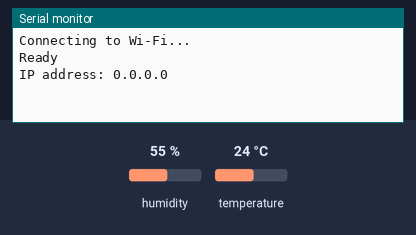
Recording of a sketch running on a simulated ESP8266 (NodeMCU). Parts: the last lines printed to the serial monitor. The inputs (shaded band) are chosen by the test bench; at power-on: humidity 55 %, temperature 24 °C. WiFi joins after 1.5 s; servers stay silent unless stated; no MQTT or app messages arrive unless stated.

Above: at 1.2 s.
1.3 s: humidity set to 22 %
At 2.5 s:
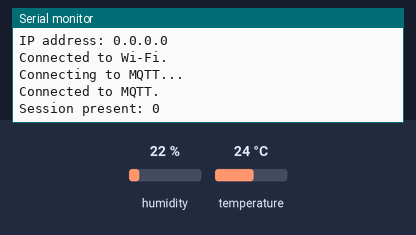
3.0 s: temperature set to 12 °C
At 11.1 s:
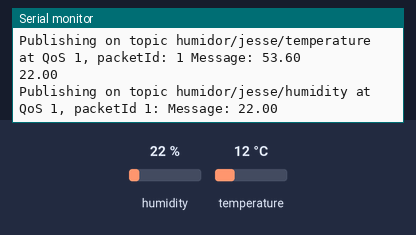

Measured:
- after the input at 3.0 s, the serial monitor: prints a new line after 7.0 s (image 2)

The sketch:

8266.web.mqtt.ota.ino
```cpp
// Import required libraries
#include <Arduino.h>
#include <ESP8266WiFi.h>
#include <Hash.h>
#include <ESPAsyncTCP.h>
#include <ESPAsyncWebServer.h>
#include <Adafruit_Sensor.h>
#include <DHT.h>
#include <Ticker.h>
#include <AsyncMqttClient.h>
#include <ArduinoOTA.h>

// Var + Const Gobal
const char* ssid = "UAC-AP-Pro_2"; // SSID
const char* password = "Blackwell1!"; //PASSWORD
const long interval = 10000; // Updates DHT readings every 10 seconds

#define DHTPIN 5     // Digital pin connected to the DHT sensor
#define DHTTYPE    DHT11     // DHT 11

DHT dht(DHTPIN, DHTTYPE); //combine dhtpin + dhttype

float t = 0.0; //temp
float h = 0.0; //humidity

AsyncWebServer server(80); // Create AsyncWebServer object on port 80

// Generally, you should use "unsigned long" for variables that hold time
// The value will quickly become too large for an int to store
unsigned long previousMillis = 0;    // will store last time DHT was updated


// Var + Const MQTT
// Raspberri Pi Mosquitto MQTT Broker
#define MQTT_HOST IPAddress(192, 168, 124, 15)
// For a cloud MQTT broker, type the domain name
//#define MQTT_HOST "example.com"
#define MQTT_PORT 1883

// Temperature MQTT Topics
#define MQTT_PUB_TEMP "humidor/jesse/temperature"
#define MQTT_PUB_HUM "humidor/jesse/humidity"

AsyncMqttClient mqttClient;
Ticker mqttReconnectTimer;

WiFiEventHandler wifiConnectHandler;
WiFiEventHandler wifiDisconnectHandler;
Ticker wifiReconnectTimer;


const char index_html[] PROGMEM = R"rawliteral(
<!DOCTYPE HTML><html>
<head>
  <meta name="viewport" content="width=device-width, initial-scale=1">
  <link rel="stylesheet" href="https://use.fontawesome.com/releases/v5.7.2/css/all.css" integrity="sha384-fnmOCqbTlWIlj8LyTjo7mOUStjsKC4pOpQbqyi7RrhN7udi9RwhKkMHpvLbHG9Sr" crossorigin="anonymous">
  <style>
    html {
     font-family: Arial;
     display: inline-block;
     margin: 0px auto;
     text-align: center;
    }
    h2 { font-size: 3.0rem; }
    p { font-size: 3.0rem; }
    .units { font-size: 1.2rem; }
    .dht-labels{
      font-size: 1.5rem;
      vertical-align:middle;
      padding-bottom: 15px;
    }
  </style>
</head>
<body>
  <h2>Humidor</h2>
  <p>
    <i class="fas fa-thermometer-half" style="color:#059e8a;"></i>
    <span class="dht-labels">Temperature</span>
    <span id="temperature">%TEMPERATURE%</span>
    <sup class="units">&deg;F</sup>
  </p>
  <p>
    <i class="fas fa-tint" style="color:#00add6;"></i>
    <span class="dht-labels">Humidity</span>
    <span id="humidity">%HUMIDITY%</span>
    <sup class="units">%</sup>
  </p>
</body>
<script>
setInterval(function ( ) {
  var xhttp = new XMLHttpRequest();
  xhttp.onreadystatechange = function() {
    if (this.readyState == 4 && this.status == 200) {
      document.getElementById("temperature").innerHTML = this.responseText;
    }
  };
  xhttp.open("GET", "/temperature", true);
  xhttp.send();
}, 10000 ) ;

setInterval(function ( ) {
  var xhttp = new XMLHttpRequest();
  xhttp.onreadystatechange = function() {
    if (this.readyState == 4 && this.status == 200) {
      document.getElementById("humidity").innerHTML = this.responseText;
    }
  };
  xhttp.open("GET", "/humidity", true);
  xhttp.send();
}, 10000 ) ;
</script>
</html>)rawliteral";

// Replaces placeholder with DHT values
String processor(const String& var){
  //Serial.println(var);
  if(var == "TEMPERATURE"){
    return String(t);
  }
  else if(var == "HUMIDITY"){
    return String(h);
  }
  return String();
}


void connectToWifi() {
  Serial.println("Connecting to Wi-Fi...");
  WiFi.hostname("Humidor");
  WiFi.begin(ssid, password);
  WiFi.mode(WIFI_STA);
}

void connectToMqtt() {
  Serial.println("Connecting to MQTT...");
  mqttClient.connect();
}

void onWifiConnect(const WiFiEventStationModeGotIP& event) {
  Serial.println("Connected to Wi-Fi.");
  connectToMqtt();
}

void onWifiDisconnect(const WiFiEventStationModeDisconnected& event) {
  Serial.println("Disconnected from Wi-Fi.");
  mqttReconnectTimer.detach(); // ensure we don't reconnect to MQTT while reconnecting to Wi-Fi
  wifiReconnectTimer.once(2, connectToWifi);
}

void onMqttConnect(bool sessionPresent) {
  Serial.println("Connected to MQTT.");
  Serial.print("Session present: ");
  Serial.println(sessionPresent);
}

void onMqttDisconnect(AsyncMqttClientDisconnectReason reason) {
  Serial.println("Disconnected from MQTT.");

  if (WiFi.isConnected()) {
    mqttReconnectTimer.once(2, connectToMqtt);
  }
}

void onMqttPublish(uint16_t packetId) {
  Serial.print("Publish acknowledged.");
  Serial.print("  packetId: ");
  Serial.println(packetId);
}


void setup(){
  // Serial port for debugging purposes
  Serial.begin(115200);
  Serial.println();
  dht.begin();

  wifiConnectHandler = WiFi.onStationModeGotIP(onWifiConnect);
  wifiDisconnectHandler = WiFi.onStationModeDisconnected(onWifiDisconnect);

  mqttClient.onConnect(onMqttConnect);
  mqttClient.onDisconnect(onMqttDisconnect);
  //mqttClient.onSubscribe(onMqttSubscribe);
  //mqttClient.onUnsubscribe(onMqttUnsubscribe);
  mqttClient.onPublish(onMqttPublish);
  mqttClient.setServer(MQTT_HOST, MQTT_PORT);
  // If your broker requires authentication (username and password), set them below
  //mqttClient.setCredentials("REPlACE_WITH_YOUR_USER", "REPLACE_WITH_YOUR_PASSWORD");

  connectToWifi();

  // Route for root / web page
  server.on("/", HTTP_GET, [](AsyncWebServerRequest *request){
    request->send_P(200, "text/html", index_html, processor);
  });
  server.on("/temperature", HTTP_GET, [](AsyncWebServerRequest *request){
    request->send_P(200, "text/plain", String(t).c_str());
  });
  server.on("/humidity", HTTP_GET, [](AsyncWebServerRequest *request){
    request->send_P(200, "text/plain", String(h).c_str());
  });

  // Start server
  server.begin();
  ArduinoOTA.setPassword("admin"); // No authentication password if you remove it

  ArduinoOTA.onStart([]() {
    String type;
    if (ArduinoOTA.getCommand() == U_FLASH) {
      type = "sketch";
    } else { // U_SPIFFS
      type = "filesystem";
    }

    // NOTE: if updating SPIFFS this would be the place to unmount SPIFFS using SPIFFS.end()
    Serial.println("Start updating " + type);
  });
  ArduinoOTA.onEnd([]() {
    Serial.println("\nEnd");
  });
  ArduinoOTA.onProgress([](unsigned int progress, unsigned int total) {
    Serial.printf("Progress: %u%%\r", (progress / (total / 100)));
  });
  ArduinoOTA.onError([](ota_error_t error) {
    Serial.printf("Error[%u]: ", error);
    if (error == OTA_AUTH_ERROR) {
      Serial.println("Auth Failed");
    } else if (error == OTA_BEGIN_ERROR) {
      Serial.println("Begin Failed");
    } else if (error == OTA_CONNECT_ERROR) {
      Serial.println("Connect Failed");
    } else if (error == OTA_RECEIVE_ERROR) {
      Serial.println("Receive Failed");
    } else if (error == OTA_END_ERROR) {
      Serial.println("End Failed");
    }
  });
  ArduinoOTA.begin();
  Serial.println("Ready");
  Serial.print("IP address: ");
  Serial.println(WiFi.localIP());  //Print the local IP
}

void loop(){
  ArduinoOTA.handle();
  unsigned long currentMillis = millis();
  if (currentMillis - previousMillis >= interval) {
    // save the last time you updated the DHT values
    previousMillis = currentMillis;
    // Read temperature as Fahrenheit (isFahrenheit = true)
    float newT = dht.readTemperature(true);
    // if temperature read failed, don't change t value
    if (isnan(newT)) {
      Serial.println("Failed to read from DHT sensor!");
    }
    else {
      t = newT;
      Serial.println(t);
      // Publish an MQTT message on topic esp/dht/temperature
      uint16_t packetIdPub1 = mqttClient.publish(MQTT_PUB_TEMP, 1, true, String(t).c_str());
      Serial.printf("Publishing on topic %s at QoS 1, packetId: %i ", MQTT_PUB_TEMP, packetIdPub1);
      Serial.printf("Message: %.2f \n", t);

    }
    // Read Humidity
    float newH = dht.readHumidity();
    // if humidity read failed, don't change h value
    if (isnan(newH)) {
      Serial.println("Failed to read from DHT sensor!");
    }
    else {
      h = newH;
      Serial.println(h);
      // Publish an MQTT message on topic esp/dht/humidity
      uint16_t packetIdPub2 = mqttClient.publish(MQTT_PUB_HUM, 1, true, String(h).c_str());
      Serial.printf("Publishing on topic %s at QoS 1, packetId %i: ", MQTT_PUB_HUM, packetIdPub2);
      Serial.printf("Message: %.2f \n", h);
    }
  }
}
```
